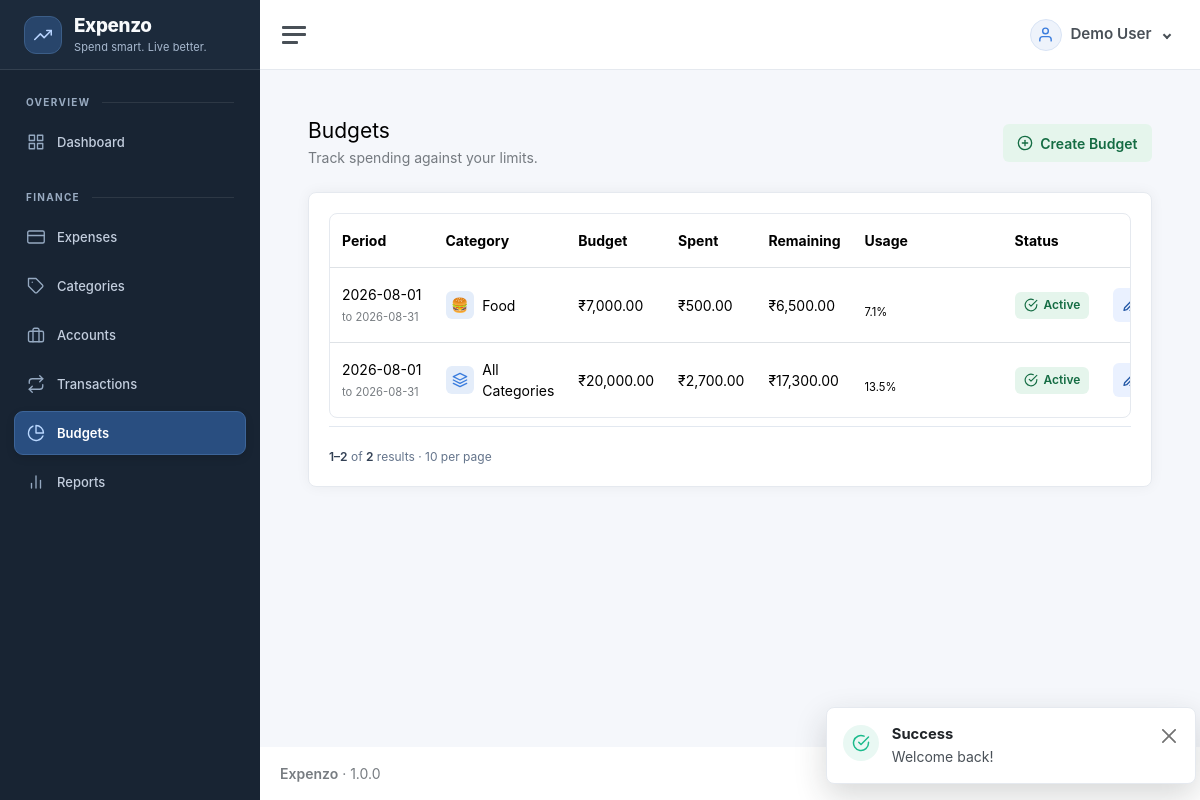
The app's page /budgets (signed in) with its own data.
### tables this page shows
CREATE TABLE users (
  id BIGINT UNSIGNED AUTO_INCREMENT PRIMARY KEY,
  name VARCHAR(120) NOT NULL,
  email VARCHAR(190) NOT NULL UNIQUE,
  password_hash VARCHAR(255) NOT NULL,
  status ENUM('active','inactive') NOT NULL DEFAULT 'active',
  created_at DATETIME NOT NULL DEFAULT CURRENT_TIMESTAMP,
  updated_at DATETIME NOT NULL DEFAULT CURRENT_TIMESTAMP ON UPDATE CURRENT_TIMESTAMP,
  INDEX idx_users_status(status)
);

CREATE TABLE budgets (
  id BIGINT UNSIGNED AUTO_INCREMENT PRIMARY KEY,
  user_id BIGINT UNSIGNED NOT NULL,
  category_id BIGINT UNSIGNED NULL,
  start_date DATE NOT NULL,
  end_date DATE NOT NULL,
  budget_amount DECIMAL(15,2) NOT NULL,
  warning_threshold DECIMAL(5,2) NOT NULL DEFAULT 80.00,
  status ENUM('active','inactive') NOT NULL DEFAULT 'active',
  created_at DATETIME NOT NULL DEFAULT CURRENT_TIMESTAMP,
  updated_at DATETIME NOT NULL DEFAULT CURRENT_TIMESTAMP ON UPDATE CURRENT_TIMESTAMP,
  INDEX idx_budgets_user_period(user_id, start_date, end_date),
  FOREIGN KEY(user_id) REFERENCES users(id) ON DELETE CASCADE,
  FOREIGN KEY(category_id) REFERENCES categories(id) ON DELETE SET NULL
);

CREATE TABLE categories (
  id BIGINT UNSIGNED AUTO_INCREMENT PRIMARY KEY,
  name VARCHAR(120) NOT NULL,
  description TEXT NULL,
  icon VARCHAR(80) NOT NULL DEFAULT 'tag',
  color VARCHAR(20) NOT NULL DEFAULT '#3b7ddd',
  status ENUM('active','inactive') NOT NULL DEFAULT 'active',
  owner_id BIGINT UNSIGNED NULL,
  owner_scope BIGINT UNSIGNED GENERATED ALWAYS AS (COALESCE(owner_id,0)) STORED,
  created_by BIGINT UNSIGNED NULL,
  created_at DATETIME NOT NULL DEFAULT CURRENT_TIMESTAMP,
  updated_at DATETIME NOT NULL DEFAULT CURRENT_TIMESTAMP ON UPDATE CURRENT_TIMESTAMP,
  UNIQUE KEY uq_categories_owner_name(owner_scope,name),
  INDEX idx_categories_status(status),
  INDEX idx_categories_owner_status(owner_id,status),
  FOREIGN KEY(owner_id) REFERENCES users(id) ON DELETE RESTRICT,
  FOREIGN KEY(created_by) REFERENCES users(id) ON DELETE SET NULL
);

### resources/views/budgets/index.php (the view, shortened to what the rows shown need)
<?php
$module = 'budgets';
require dirname(__DIR__).'/partials/page-header.php';
?>
<div class="card"><div class="card-body">
<div class="table-responsive" role="region" aria-label="Budgets table" tabindex="0"><table class="table crud-table mb-0">
<thead><tr><?php if (is_adminish()): ?><th scope="col">User</th><?php endif; ?><th scope="col">Period</th><th scope="col">Category</th><th scope="col">Budget</th><th scope="col">Spent</th><th scope="col">Remaining</th><th scope="col">Usage</th><th scope="col">Status</th><th scope="col" class="text-end">Actions</th></tr></thead>
<tbody>
<?php foreach ($rows as $r):
$pct = $r['budget_amount'] > 0 ? ($r['spent'] / $r['budget_amount']) * 100 : 0;
$remaining = $r['budget_amount'] - $r['spent'];
?>
<tr>
<td class="text-nowrap"><?=e(display_date($r['start_date']))?><br><small class="text-muted">to <?=e(display_date($r['end_date']))?></small></td>
<td><?=category_label($r['category_name'] ?? 'All Categories', $r['category_icon'] ?? ($r['category_name'] ? 'tag' : 'layers'), $r['category_color'] ?? null, $r['badge'] ?? null)?></td>
<td class="text-nowrap"><?=money($r['budget_amount'])?></td><td class="text-nowrap"><?=money($r['spent'])?></td><td class="text-nowrap <?=$remaining < 0 ? 'text-danger' : ''?>"><?=money($remaining)?></td>
<td class="budget-usage"><div class="progress" role="progressbar" aria-label="Budget usage" aria-valuenow="<?=max(0, min(100, $pct))?>" aria-valuemin="0" aria-valuemax="100"></div><div class="budget-usage-meta"><small><?=number_format($pct, 1)?>%</small></div></td>
<td><span class="status-badge status-badge--<?=in_array($r['status'], ['active', 'posted'], true) ? 'success' : 'neutral'?>"><i data-feather="<?=in_array($r['status'], ['active', 'posted'], true) ? 'check-circle' : 'pause-circle'?>" aria-hidden="true"></i><?=e(ucfirst($r['status']))?></span></td>
<td><?php $rowId = $r['id']; $rowName = 'budget'; $owned = (int)$r['user_id'] === (int)\App\Core\Session::get('user_id'); $mayEdit = $owned && can('budgets.edit'); $mayDelete = $owned && can('budgets.delete'); require dirname(__DIR__).'/partials/row-actions.php'; ?></td>
</tr>
<?php endforeach; ?>
</tbody></table></div>
<?php $total = $data['total']; $page = $data['page']; $per = $data['per']; require dirname(__DIR__).'/partials/pagination.php'; ?>
</div></div>

### app/Helpers/helpers.php (shortened to what the rows shown need)
<?php
function e(mixed $v):string{return htmlspecialchars((string)$v,ENT_QUOTES,'UTF-8');}
function url(string $path=''):string{$base=rtrim(str_replace('\\','/',dirname($_SERVER['SCRIPT_NAME']??'')),'/'); if($base==='/'||$base==='.')$base=''; return $base.'/'.ltrim($path,'/');}
function asset(string $path):string{
    $relative = ltrim($path, '/');
    $file = dirname(__DIR__,2).'/public/assets/'.$relative;
    return url('assets/'.$relative).(is_file($file) ? '?v='.filemtime($file) : '');
}
function auth_user():?array{return Session::get('user');}
function can(string $permission):bool{return in_array($permission,Session::get('permissions',[]),true);}
function app_setting(string $key, mixed $default = null): mixed
{
    static $settings = null;
    if ($settings === null) {
        $settings = [];
        try {
            $rows = \App\Core\Database::connection()->query('SELECT setting_key, setting_value FROM settings')->fetchAll();
            foreach ($rows as $row) $settings[$row['setting_key']] = $row['setting_value'];
        } catch (\Throwable $exception) {
            $settings = [];
        }
    }
    return $settings[$key] ?? $default;
}
function currency_code(): string
{
    $cfg = require dirname(__DIR__,2).'/config/app.php';
    return strtoupper(trim((string)app_setting('currency', $cfg['currency'] ?? 'INR')));
}
function money(float|int|string $amount):string{ $symbols=['INR'=>'₹','USD'=>'$','EUR'=>'€','GBP'=>'£']; $currency=currency_code(); return ($symbols[$currency]??$currency.' ').number_format((float)$amount,2);}
function category_label(?string $name, ?string $icon = null, ?string $color = null, ?string $badge = null): string
{
    $label = trim((string)$name);
    $displayIcon = trim((string)($icon ?: 'tag'));
    $displayColor = preg_match('/^#[a-fA-F0-9]{6}$/D', (string)$color) ? (string)$color : '#3b7ddd';
    $iconHtml = trim((string)$badge) !== ''
        ? '<span class="inline-category-badge-text">'.e($badge).'</span>'
        : '<i data-feather="'.e($displayIcon).'" aria-hidden="true"></i>';
    return '<span class="inline-icon-text"><span class="inline-category-icon" style="--category-color: '.e($displayColor).'">'.$iconHtml.'</span>'.e($label !== '' ? $label : 'All Categories').'</span>';
}
function landing_path():string {
    foreach (['dashboard','expenses','transactions','categories','accounts','budgets','reports','users','roles','settings'] as $module) {
        if(can($module.'.view')) return '/'.$module;
    }
    return '/dashboard';
}
function display_date(?string $value, bool $withTime = false): string
{
    static $format = null;
    if ($format === null) {
        $saved = \App\Core\Database::connection()->query("SELECT setting_value FROM settings WHERE setting_key='date_format'")->fetchColumn();
        $format = is_string($saved) && trim($saved) !== '' ? $saved : 'Y-m-d';
    }
    try {
        $date = new \DateTimeImmutable($value);
        return $date->format($format . ($withTime ? ' H:i:s' : ''));
    } catch (\Exception $exception) {
        return '—';
    }
}
function pagination_size(): int
{
    $size = filter_var(app_setting('pagination_size', 10), FILTER_VALIDATE_INT, ['options' => ['min_range' => 1, 'max_range' => 100]]);
    return $size === false ? 10 : $size;
}

### resources/views/partials/row-actions.php (shortened to what the rows shown need)
<div class="table-actions">
    <?php if ($mayEdit): ?><a class="action-button action-button--primary btn btn-sm btn-outline-primary" href="<?=e(url($module.'/'.$rowId.'/edit'))?>"><i data-feather="edit-3" aria-hidden="true"></i>Edit<span class="visually-hidden"> <?=e($rowName)?></span></a><?php endif; ?>
</div>

### app/Core/Router.php (shortened to what the rows shown need)
<?php
final class Router { private array $routes=[];
 private function add(string $method,string $path,string $handler):void{$this->routes[] = compact('method','path','handler');}
 public function dispatch(Request $request):void{foreach($this->routes as $r){if($r['method']!==$request->method())continue;$pattern=preg_replace('#\\{([a-zA-Z_][a-zA-Z0-9_]*)\\}#','(?P<$1>[^/]+)',str_replace('/','\/',$r['path']));if(preg_match('#^'.$pattern.'$#',$request->path(),$m)){[$class,$method]=explode('@',$r['handler']);$controller=new $class();$params=[];foreach($m as $k=>$v)if(!is_int($k))$params[]=$v; $controller->$method($request,...$params);return;}} Response::status(404); View::render('errors/404',[], 'app');}
}

### resources/views/layouts/app.php (shortened to what the rows shown need)
<?php
$sidebarPath = rtrim((new \App\Core\Request())->path(), '/') ?: '/';
$navigation = [
    'Overview' => ['dashboard' => ['Dashboard', 'grid', 'dashboard.view']],
    'Finance' => [
        'expenses' => ['Expenses', 'credit-card', 'expenses.view'],
        'categories' => ['Categories', 'tag', 'categories.view'],
        'accounts' => ['Accounts', 'briefcase', 'accounts.view'],
        'transactions' => ['Transactions', 'repeat', 'transactions.view'],
        'budgets' => ['Budgets', 'pie-chart', 'budgets.view'],
        'reports' => ['Reports', 'bar-chart-2', 'reports.view'],
    ],
    'Administration' => [
        'users' => ['Users', 'users', 'users.view'],
        'roles' => ['Roles & Permissions', 'shield', 'roles.view'],
        'audit-logs' => ['Audit Logs', 'activity', 'audit.view'],
        'settings' => ['Settings', 'settings', 'settings.view'],
    ],
];
$currentUser = auth_user() ?? [];
$currentUserName = $currentUser['name'] ?? 'User';
?>
<!doctype html>
<html lang="en">
<head>
    <link href="<?= asset('app.css') ?>" rel="stylesheet">
    <link href="<?= asset('crud.css') ?>" rel="stylesheet">
</head>
<body class="app-shell">
    <div class="wrapper">
        <nav id="sidebar" class="sidebar js-sidebar" aria-label="Main navigation">
            <div class="sidebar-content js-simplebar">
                <a aria-label="<?= e(APP_NAME) ?> home" class="sidebar-brand app-sidebar-brand" href="<?= e(url(landing_path())) ?>"><span class="sidebar-brand-mark"><i data-feather="trending-up" aria-hidden="true"></i></span><span class="align-middle brand-mini"><span><?= e(APP_NAME) ?></span><span class="sidebar-brand-tagline">Spend smart. Live better.</span></span></a>
                <ul class="sidebar-nav">
                    <?php foreach ($navigation as $group => $items):
                        $visible = array_filter($items, static fn(array $item): bool => can($item[2]));
                        if (!$visible)
                            continue;
                        ?>
                        <li class="sidebar-header"><?= e($group) ?></li>
                        <?php foreach ($visible as $section => [$label, $icon, $permission]):
                            $active = $sidebarPath === '/' . $section || str_starts_with($sidebarPath, '/' . $section . '/') || ($section === 'dashboard' && $sidebarPath === '/');
                            ?>
                            <li class="sidebar-item <?= $active ? 'active' : '' ?>"><a class="sidebar-link" aria-label="<?= e($label) ?>"
                                    href="<?= e(url($section)) ?>" <?= $active ? 'aria-current="page"' : '' ?>><i aria-hidden="true" class="align-middle" data-feather="<?= e($icon) ?>"></i><span
                                        class="align-middle"><?= e($label) ?></span></a></li>
                        <?php endforeach; endforeach; ?>
                </ul>
            </div>
        </nav>
        <div class="main">
            <nav class="navbar navbar-expand navbar-light navbar-bg">
                <a class="sidebar-toggle app-sidebar-toggle" role="button" tabindex="0" aria-label="Toggle navigation" aria-controls="sidebar" aria-expanded="true"><i
                        class="hamburger align-self-center"></i></a>
                <div class="navbar-collapse collapse">
                    <ul class="navbar-nav navbar-align">
                        <li class="nav-item dropdown">
                            <a class="nav-link user-menu-toggle dropdown-toggle" href="#" data-bs-toggle="dropdown"
                                aria-expanded="false">
                                <span class="user-menu-avatar"><i data-feather="user"></i></span>
                                <span class="user-menu-name"><?= e($currentUserName) ?></span>
                            </a>
                        </li>
                    </ul>
                </div>
            </nav>
            <main class="content">
                <div class="container-fluid p-0">
                    <?= $content ?>
                </div>
            </main>
            <footer class="footer">
                <div class="container-fluid">
                    <div class="row text-muted">
                        <div class="col-6 text-start">
                            <p class="mb-0"><strong><?= e(APP_NAME) ?></strong> &middot; <?= APP_VERSION ?></p>
                        </div>
                        <div class="col-6 text-end">All Rights Reserved &copy; <?= date('Y') ?></div>
                    </div>
                </div>
            </footer>
        </div>
    </div>
    <?php require dirname(__DIR__).'/partials/toasts.php'; ?>
</body>
</html>

### records on screen
users: name "Demo User"
budgets: start_date "2026-08-01", end_date "2026-08-31", badge "🍔", category.name "Food", budget_amount "₹7,000.00", spent "₹500.00", remaining "₹6,500.00", max(0, min(100, $pct)) 7.1428571428571 (drawn), pct "7.1", status "Active"
budgets: start_date "2026-08-01", end_date "2026-08-31", budget_amount "₹20,000.00", spent "₹2,700.00", remaining "₹17,300.00", pct "13.5", status "Active"

### other values on screen
$group "OVERVIEW"
$label "Dashboard"
$group "FINANCE"
$label "Expenses"
$label "Categories"
$label "Accounts"
$label "Transactions"
$label "Budgets"
$label "Reports"
$toast['label'] "Success"
$toast['message'] "Welcome back!"
